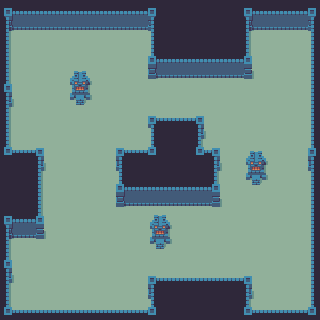

A 2D game scene composited from a Tiled map and its tileset images. What follows is a short description and the map's XML, with each tile layer's data collapsed to a summary:
An orthogonal 20x20 tile map with 16x16 px tiles, 3 tile layers (Floor, PillarTop, Walls), 1 hidden layer not drawn.

<map version="1.0" orientation="orthogonal" renderorder="right-down" width="20" height="20" tilewidth="16" tileheight="16">
 <tileset firstgid="1" name="dungeon_sheet_0" tilewidth="16" tileheight="16">
  <image source="../images/dungeon_sheet_0.png" width="384" height="160" />
  <tile id="25">
   <properties>
    <property name="collidable" value="true" />
   </properties>
  </tile>
 </tileset>
 <layer name="Floor" width="20" height="20">
  <data>[400 cells, 400 non-empty, 1 distinct tile ids]</data>
 </layer>
 <layer name="PillarTop" width="20" height="20">
  <data>[400 cells, 6 non-empty, 2 distinct tile ids]</data>
 </layer>
 <layer name="Walls" width="20" height="20">
  <data>[400 cells, 189 non-empty, 28 distinct tile ids]</data>
 </layer>
 <layer name="Collision" width="20" height="20" visible="0">
  <data>[400 cells, 189 non-empty, 1 distinct tile ids]</data>
 </layer>
</map>
